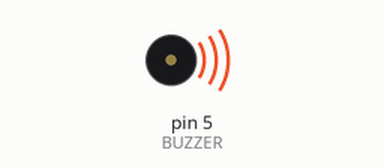
Recording of a sketch running on a simulated Arduino Uno, built with avr-gcc and run on an emulated ATmega328P. On the bench: buzzer (waves = sounding).

Above: at 0.5 s.
At 15.7 s:
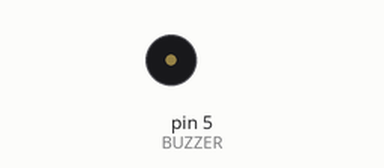
Timing chart, 0 to 20.8 s (numbered marks = the images above):
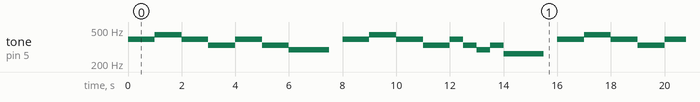

Measured:
- by itself, tone on pin 5 (BUZZER): repeats every 16.0 s: 440 Hz 1.0 s, 2 × (392 Hz 1.0 s, 330 Hz 1.0 s), 294 Hz 1.5 s, silent 0.50 s, 392 Hz 1.0 s, 440 Hz 1.0 s, 392 Hz 1.0 s, 330 Hz 1.0 s, 392 Hz 0.50 s, 330 Hz 0.50 s, 294 Hz 0.50 s, 330 Hz 0.50 s, 262 Hz 1.5 s, silent 0.50 s, 392 Hz 1.0 s

The sketch:

hw1.ino
```cpp
enum{DO=262,RE=294,MI=330,FA=349,
SOL=392,LA=440,SHI=494,DO2=523,REST=0};

#define BUZZER 5

int Num=9;
int Frequency[]={DO,RE,MI,FA,SOL,LA,SHI,DO2,REST};


void setup(){
  pinMode(BUZZER,OUTPUT);
}
void loop(){
    tone(BUZZER,Frequency[4]);
    delay(500);
    tone(BUZZER,Frequency[8]);
    tone(BUZZER,Frequency[4]);
    delay(500);
    tone(BUZZER,Frequency[5]);
    delay(500);
    tone(BUZZER,Frequency[8]);
    tone(BUZZER,Frequency[5]);
    delay(500);
    tone(BUZZER,Frequency[4]);
    delay(500);
    tone(BUZZER,Frequency[8]);
    tone(BUZZER,Frequency[4]);
    delay(500);
    tone(BUZZER,Frequency[2]);
    delay(1000);
    tone(BUZZER,Frequency[4]);
    delay(500);
    tone(BUZZER,Frequency[8]);
    tone(BUZZER,Frequency[4]);
    delay(500);
    tone(BUZZER,Frequency[2]);
    delay(500);
    tone(BUZZER,Frequency[8]);
    tone(BUZZER,Frequency[2]);
    delay(500);
    tone(BUZZER,Frequency[1]);
    delay(1500);
    tone(BUZZER,Frequency[8]);
    delay(500);
    tone(BUZZER,Frequency[4]);
    delay(500);
    tone(BUZZER,Frequency[8]);
    tone(BUZZER,Frequency[4]);
    delay(500);
    tone(BUZZER,Frequency[5]);
    delay(500);
    tone(BUZZER,Frequency[8]);
    tone(BUZZER,Frequency[5]);
    delay(500);
    tone(BUZZER,Frequency[4]);
    delay(500);
    tone(BUZZER,Frequency[8]);
    tone(BUZZER,Frequency[4]);
    delay(500);
    tone(BUZZER,Frequency[2]);
    delay(1000);
    tone(BUZZER,Frequency[4]);
    delay(500);
    tone(BUZZER,Frequency[2]);
    delay(500);
    tone(BUZZER,Frequency[1]);
    delay(500);
    tone(BUZZER,Frequency[2]);
    delay(500);
    tone(BUZZER,Frequency[0]);
    delay(1500);
    tone(BUZZER,Frequency[8]);
    delay(500);
}
```
